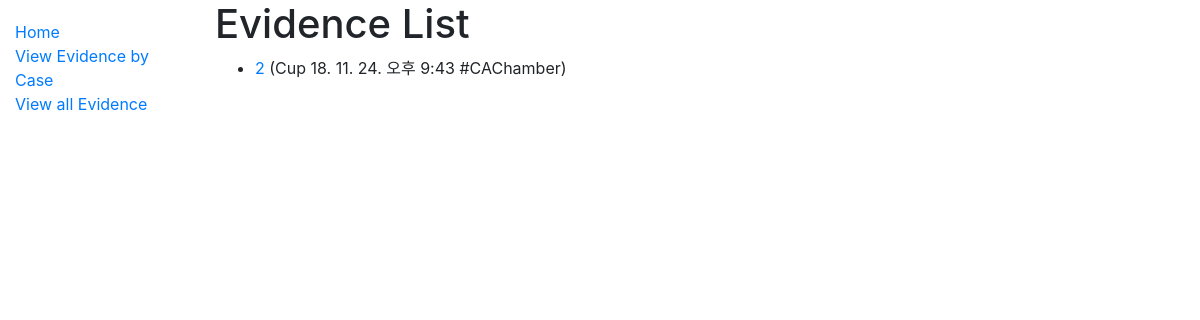
The app's page /catalog/evidences/, older data.
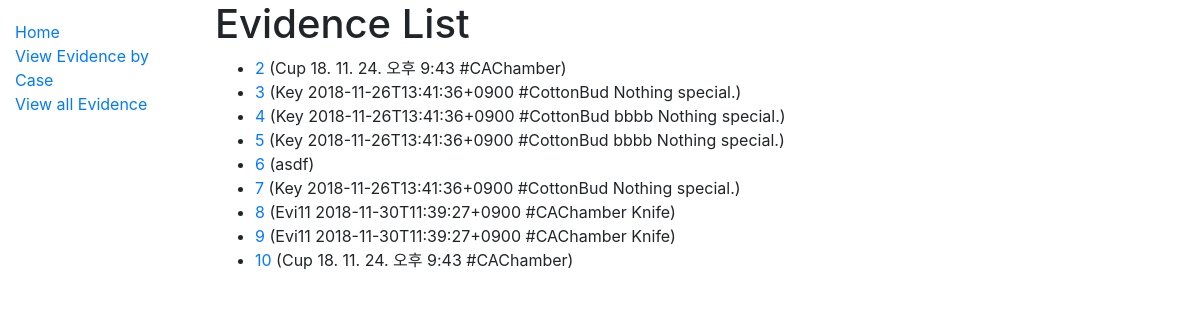
The same page, newer data.
### catalog/models.py (models this page shows, shortened)
class Evidence(models.Model):
    evi_case = models.ForeignKey('Evi_case', on_delete=models.CASCADE, blank=True)
    evi_number = models.AutoField(primary_key=True)
    evi_type = models.ForeignKey('Evi_type', on_delete=models.CASCADE, blank=True)
    summary = models.TextField(max_length=1000, blank=True, help_text = 'Enter brief description of evidence')
    evi_time = models.DateTimeField(null=True, blank=True)
    signiture = models.ImageField(blank=True, null=True,)
    picture = models.ImageField(blank=True, null=True,
            upload_to="pictures/")
    record = models.FileField(blank=True, null=True,
            upload_to="records/")
    def get_absolute_url(self):
        return reverse('evidence-detail', args=[str(self.evi_number)])

### catalog/views.py (the view)
# urls.py: path('evidences/', views.EvidenceView.as_view(), name = 'evidences'),
class EvidenceView(generic.ListView):
    model = Evidence

### catalog/templates/catalog/evidence_list.html
{% extends "base_generic.html" %}
{% block content %}
  <h1>Evidence List</h1>
  {% if evidence_list %}
  <ul>
    {% for evidence in evidence_list %}
      <li>
        <a href="{{ evidence.get_absolute_url }}">{{ evidence.evi_number }}</a> ({{evidence.summary}})
      </li>
    {% endfor %}
  </ul>
  {% else %}
    <p>There are no evidence in the DB.</p>
  {% endif %}
{% endblock %}

Row changes from the older to the newer data that the page shows:
added Evidence: evi_number "3", summary "Key 2018-11-26T13:41:36+0900 #CottonBud Nothing special."
added Evidence: evi_number "4", summary "Key 2018-11-26T13:41:36+0900 #CottonBud bbbb Nothing special."
added Evidence: evi_number "5", summary "Key 2018-11-26T13:41:36+0900 #CottonBud bbbb Nothing special."
added Evidence: evi_number "6", summary "asdf"
added Evidence: evi_number "7", summary "Key 2018-11-26T13:41:36+0900 #CottonBud Nothing special."
added Evidence: evi_number "8", summary "Evi11 2018-11-30T11:39:27+0900 #CAChamber Knife"
added Evidence: evi_number "9", summary "Evi11 2018-11-30T11:39:27+0900 #CAChamber Knife"
added Evidence: evi_number "10", summary "Cup 18. 11. 24. 오후 9:43 #CAChamber"
